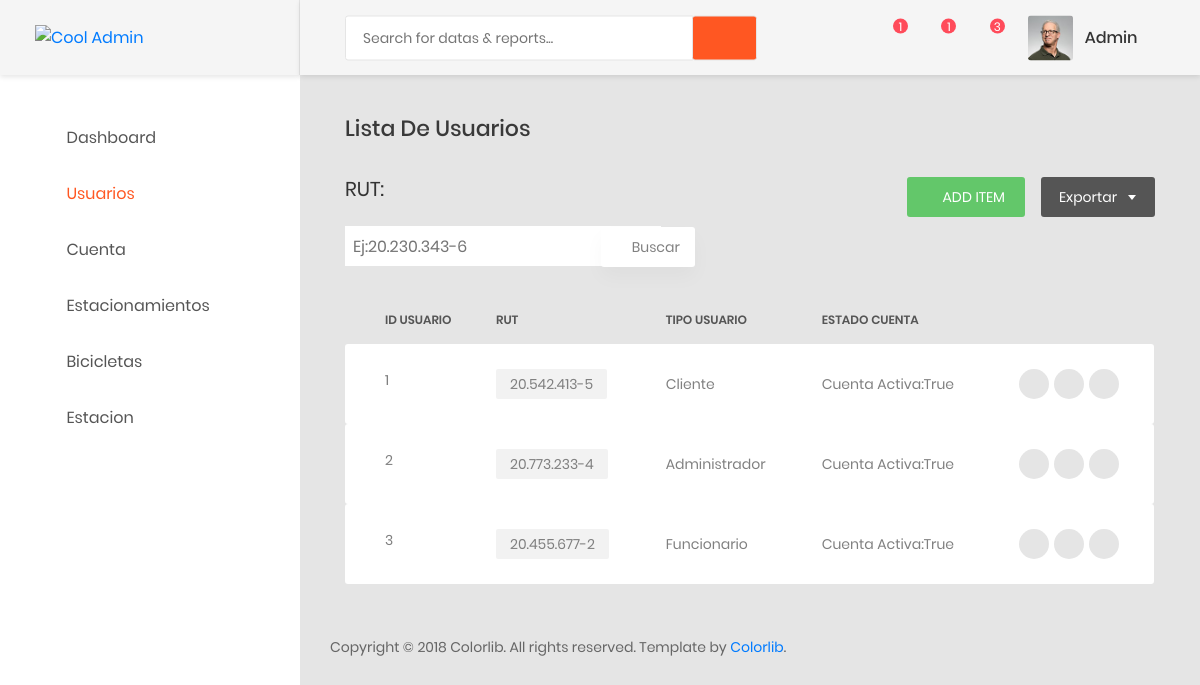
The page /Dashboard/users (signed in) on the database as committed earlier.
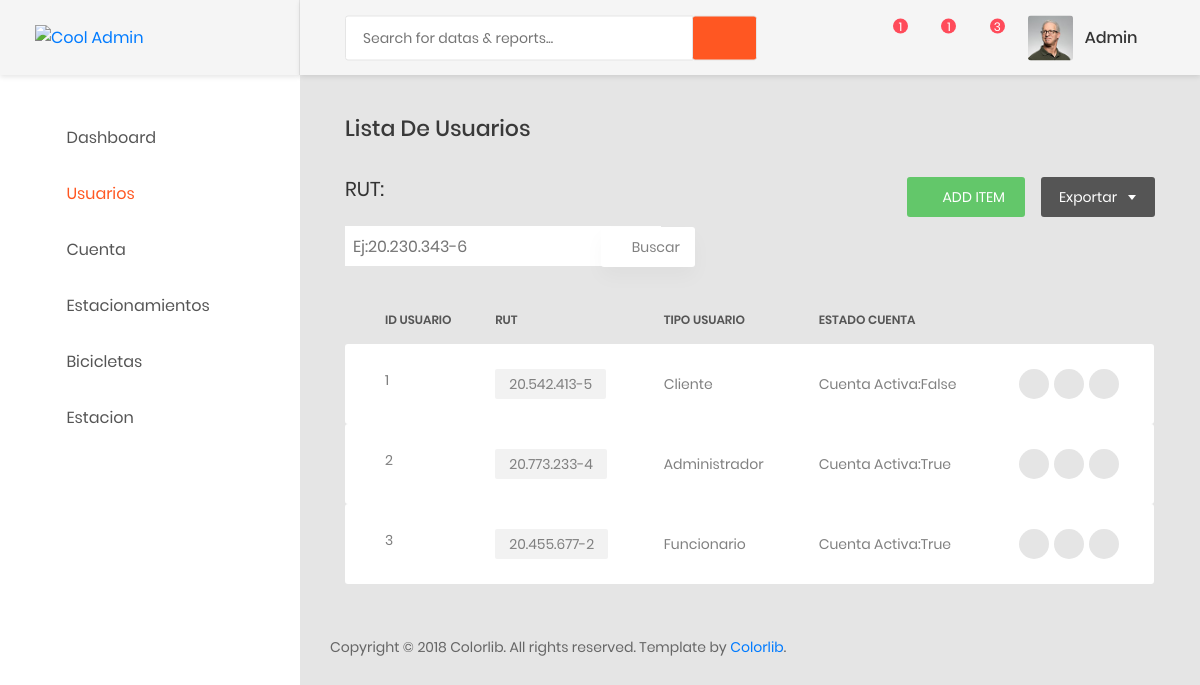
The same page on the database as committed later.
### AppMobike/models.py (models this page shows, shortened)
class UserMobike(AbstractBaseUser):
     username=models.CharField('Nombre de usuario', unique=True,max_length=100)
     email=models.EmailField('Correo Electronico',max_length=254,unique=True)
     name=models.CharField('Nombre',max_length=200,blank=False,null=False)
     last_name=models.CharField('Apellido',max_length=200)
     user_type=models.CharField( max_length=300, default='Cliente')
     account_balance=models.CharField(max_length=50,default="0")
     Image_Profile = models.ImageField('Imagen de Perfil',   height_field=None, width_field=None, max_length=200)
     state_account = models.BooleanField( default=True)
     RUT=models.CharField('RUT',max_length=13 , unique=True)
     admin_user = models.BooleanField( default=False)
     objects=UserMobikeManager()
     USERNAME_FIELD= 'username'
     REQUIRED_FIELDS=['email','name','last_name','RUT']
     class Meta:
          verbose_name_plural="RUT"

### AppMobike/Controllers/UserController.py (the view)
# urls.py: path('Dashboard/users', UserController.DisplayUserList, name='DisplayUserList' ),
@login_required
def DisplayUserList(request):
     if CheckStatusAccount(request):
        return HttpResponse("<h1>Tu Cuenta esta Bloqueda Contacta con Administración </h1> <a href=/logout>Cerrar Sesion</a> ." )
     if GetCurrentTypeUser(request)=="Funcionario" or GetCurrentTypeUser(request)=="Cliente":
        return HttpResponse("<h1>Acceso Denegado </h1> <a href=/Dashboard>ir Al Panel de Inicio</a> ." )
     all_users={}
     all_users = UserMobike.objects.values()
     current_user=GetCurrentUser(request)
     all_users = list(all_users)
     return render(request,'views/users.html', {'ListUsers':all_users, 'username':current_user})

### AppMobike/Controllers/UserController.py (called while the page is built)
def CheckStatusAccount(request):
     status_account = UserMobike.objects.get(id=request.user.id)
     if status_account.state_account == False:
        return True

def GetCurrentUser(request):
    current_user=request.user.username
    return current_user

def GetCurrentTypeUser(request):
    user_type=request.user.user_type
    return user_type

### AppMobike/templates/views/users.html (shortened to what the changed rows need)
<!DOCTYPE html>
<html lang="en">
<head>
    <link href="/static/css/font-face.css" rel="stylesheet" media="all">
    <link href="/static/vendor/font-awesome-4.7/css/font-awesome.min.css" rel="stylesheet" media="all">
    <link href="/static/vendor/font-awesome-5/css/fontawesome-all.min.css" rel="stylesheet" media="all">
    <link href="/static/vendor/mdi-font/css/material-design-iconic-font.min.css" rel="stylesheet" media="all">
    <link href="/static/vendor/bootstrap-4.1/bootstrap.min.css" rel="stylesheet" media="all">
    <link href="/static/vendor/animsition/animsition.min.css" rel="stylesheet" media="all">
    <link href="/static/vendor/bootstrap-progressbar/bootstrap-progressbar-3.3.4.min.css" rel="stylesheet" media="all">
    <link href="/static/vendor/wow/animate.css" rel="stylesheet" media="all">
    <link href="/static/vendor/css-hamburgers/hamburgers.min.css" rel="stylesheet" media="all">
    <link href="/static/vendor/slick/slick.css" rel="stylesheet" media="all">
    <link href="/static/vendor/select2/select2.min.css" rel="stylesheet" media="all">
    <link href="/static/vendor/perfect-scrollbar/perfect-scrollbar.css" rel="stylesheet" media="all">
    <link href="/static/css/theme.css" rel="stylesheet" media="all">
</head>
<body class="animsition">
    <div class="page-wrapper">
        <div class="page-container">
            <div class="main-content">
                <div class="section__content section__content--p30">
                    <div class="container-fluid">
                        <div class="row">
                            <div class="col-md-12">
                                <div class="table-responsive table-responsive-data2">
                                    <table class="table table-data2">
                                        <thead>
                                            <tr>
                                                <th>
                                                    id usuario
                                                </th>
                                                <th>RUT</th>
                                                <th>Tipo Usuario</th>
                                                <th>Estado Cuenta</th>
                                            </tr>
                                        </thead>
                                        <tbody>
                                            {% for row in ListUsers %}
                                            <td>{{row.id}}</td>
                                            <td>
                                                <span class="block-email">{{row.RUT}}</span>
                                            </td>
                                            <td>
                                                <span class="desc">{{row.user_type}}</span>
                                            </td>
                                            <td>
                                                <span class="desc">Cuenta Activa:{{row.state_account}}</span>
                                            </td>
                                            <td>
                                                <div class="table-data-feature">
                                                    <button onclick="" class="item" data-toggle="tooltip"
                                                        data-placement="top" title="Bloquear">
                                                        <a onclick="BlockAccount({{row.id}})"><i
                                                                class="zmdi zmdi-block"></i></a>
                                                    </button>
                                                    <button class="item" data-toggle="tooltip" data-placement="top"
                                                        title="Eliminar">
                                                        <a name="username" onclick="DeleteAccount({{row.id}})"
                                                            id="Eliminar"><i class="zmdi zmdi-delete"></i></a>
                                                    </button>
                                                    <button class="item" data-toggle="tooltip" data-placement="top"
                                                        title="Tipo Usuario">
                                                        <a onclick="ChangeUserType({{row.id}})"><i
                                                            class="zmdi zmdi-more"></i></a>
                                                    </button>
                                                </div>
                                            </td>
                                            {% endfor %}
                                        </tbody>
                                    </table>
                                </div>
                            </div>
                        </div>
                    </div>
                </div>
            </div>
        </div>
</body>
</html>

Rows that differ between the two databases and show on the page:
changed UserMobike "Cliente": state_account "True" → "False"
